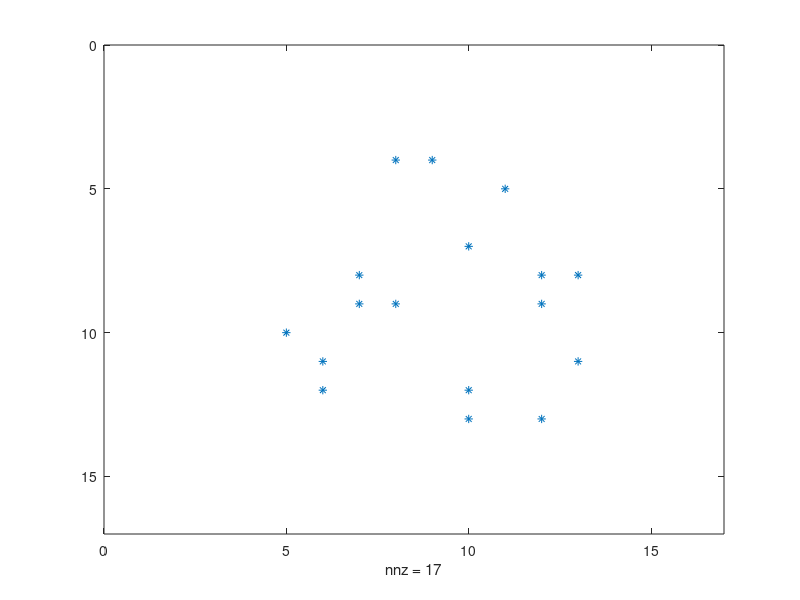

Recreate this plot in MATLAB.
%%% This program-code may be unfinished.
clear
%%% Rewritable
E= 10;         % Range of enviroment
NoN = 20;      % Number of node 
R = 3;         % Submit range of node
%%%

A = zeros(E+R+R);  %%% node's position__(1)
Node_line = randi([1,E],[1,NoN])+R;  %%% make node's position << need to remake?
Node_row  = randi([1,E],[1,NoN])+R;  

for i = 1:NoN 
    %%% status of node 
    S_Node(i).line = Node_line(i);                %%% node's position
    S_Node(i).row  = Node_row(i); 
    S_Node(i).RREQ = [];                          %%% memory of RREQ
                                                  %%% Need to change range? 
    S_Node(i).range = [R];                        %%% Submit range node
    %%%%%%%%%%%%%%%%%%     
    A(Node_line(i),Node_row(i)) = i;   %%% write node's position__(2)
end

spy(A);    %%% display node's position__(3)
count = 0;  % using test
k = 1;     % start at node-1

while(1)

    for i = 1 : NoN
        if i ~= k  % equal point does not arrival.
            % k_RREQ sent i_RREQ 
            % by using (k's submit range) and (distance from i to k).
           if sqrt( (S_Node(k(1)).line - S_Node(i).line)^2+(S_Node(k(1)).row - S_Node(i).row)^2 )<= S_Node(k(1)).range
            if all(S_Node(i).RREQ ~= k(1)) || (length(S_Node(i).RREQ) > length(S_Node(k(1)).RREQ)+1)      
                S_Node(i).RREQ = [S_Node(k(1)).RREQ k(1)];
                k =[k i];
            end
           end
        end
    end
     k(1)=[];
   
     if S_Node(NoN).RREQ > 0
           disp('last node arrival');
           disp(S_Node(NoN).RREQ);
        break
     end
     
    if isempty(k) == 1 
           disp('not arrival');
            break
    end
    count = count+1;
end


